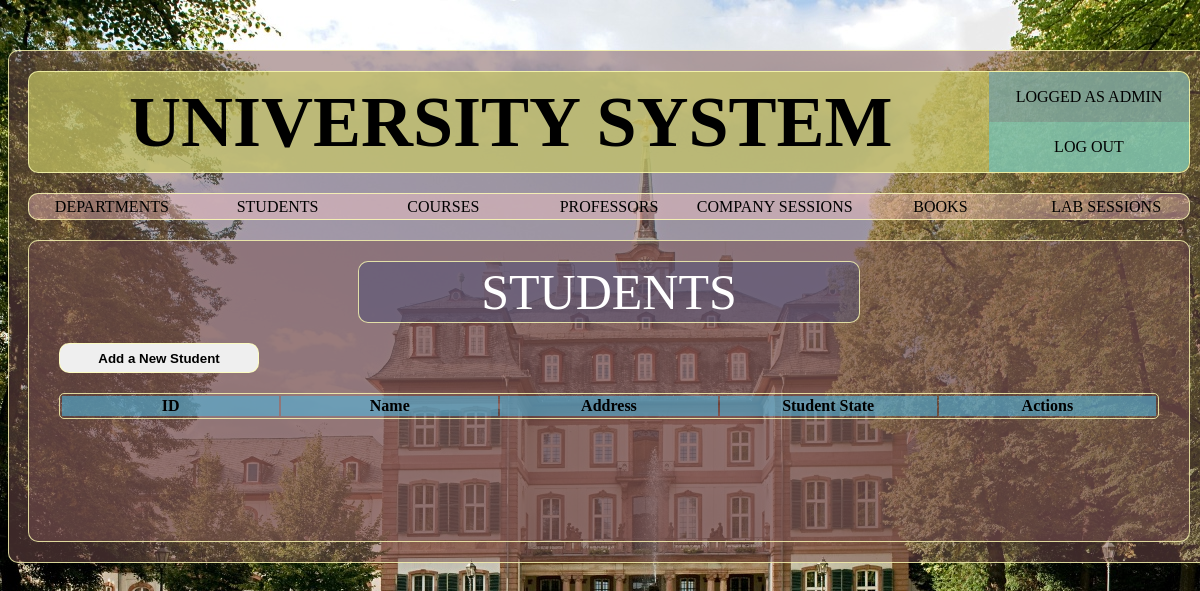
The app's page /pages/students.php (signed in), older data.
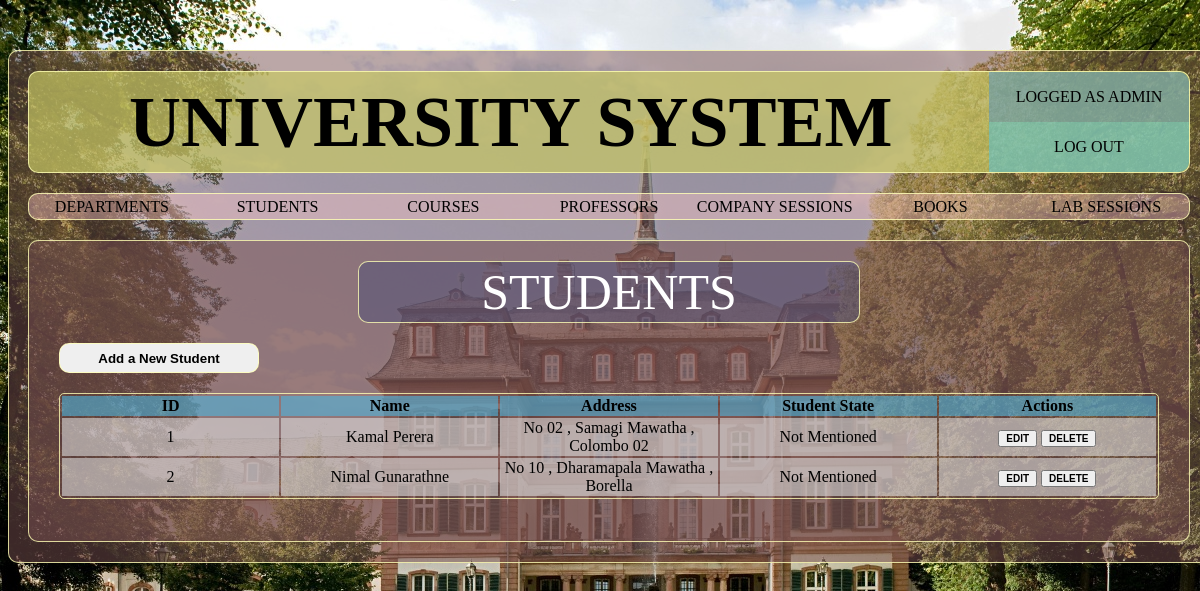
The same page, newer data.
### tables this page shows
CREATE TABLE `students` (
  `stdID` varchar(20) NOT NULL,
  `stdFName` varchar(50) DEFAULT NULL,
  `stdLName` varchar(50) DEFAULT NULL,
  `stdStreetNo` varchar(20) DEFAULT NULL,
  `stdStreet` varchar(20) DEFAULT NULL,
  `stdCity` varchar(20) DEFAULT NULL
);

### pages/students.php (the view, shortened to what this page needs)
<?php
require_once('../inc/config.php');
$stdquery="SELECT S.stdID,S.stdFName,S.stdLName,S.stdStreetNo,S.stdStreet,S.stdCity,U.stdID AS UGR,G.stdID AS GR
		   FROM students AS S LEFT OUTER JOIN undergraduate AS U ON S.stdID = U.stdID
		   LEFT OUTER JOIN graduate AS G ON S.stdID = G.stdID;";
$stdcon=mysqli_query($connection,$stdquery);
require_once('layout/header.php');
?>
		<div class="container sub-page border-default">
			<div class="sub-page-box">
				<div class="container sub-page-title text-center border-default"> STUDENTS </div>
			</div>
			<div class="sub-page-box">
				<button class="sub-page-btn border-default"> Add a New Student </button>
			</div>
			<div class="sub-page-box">
				<table class="container sub-page-table text-center">
					<tr>
						<th>ID</th>
						<th>Name</th>
						<th>Address</th>
						<th>Student State</th>
						<th>Actions</th>
					</tr>
					<?php
						$row="";
						if(mysqli_num_rows($stdcon)>0){
							while($student=mysqli_fetch_assoc($stdcon)){
								$state="";
								if($student['UGR']!="" && $student['GR']==""){
									$state="Undergraduate";
								} elseif ($student['UGR']=="" && $student['GR']!="") {
									$state="Graduate";
								} else {
									$state="Not Mentioned";
								}
								$row=$row."<tr>
								<td>$student[stdID]</td>
								<td>$student[stdFName] $student[stdLName]</td>
								<td>$student[stdStreetNo] , $student[stdStreet] , $student[stdCity]</td>
								<td>$state</td>
								<td>
									<button class='table-btn'>EDIT</button>
									<button class='table-btn'>DELETE</button>
								</td>
								</tr>";
							}
							echo $row;
						}
					?>
				</table>
			</div>
		</div>
	</div>
</body>
</html>

Row changes from the older to the newer data that the page shows:
added students: stdID "1", stdFName "Kamal", stdLName "Perera", stdStreetNo "No 02", stdStreet "Samagi Mawatha", stdCity "Colombo 02"
added students: stdID "2", stdFName "Nimal", stdLName "Gunarathne", stdStreetNo "No 10", stdStreet "Dharamapala Mawatha", stdCity "Borella"
Text that changed along with them:
$state: (not shown) → "Not Mentioned Not Mentioned"
text now shown: ", , , , EDIT EDIT DELETE DELETE"
